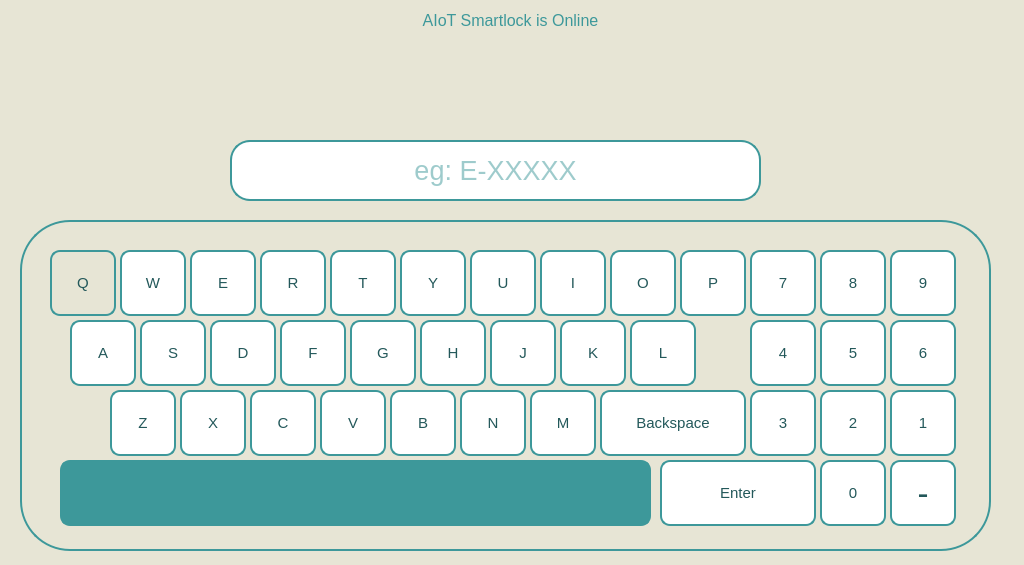
<?xml version="1.0" encoding="UTF-8"?>
<ui version="4.0">
 <class>Tokenfield</class>
 <widget class="QFrame" name="Tokenfield">
  <property name="geometry">
   <rect>
    <x>0</x>
    <y>0</y>
    <width>1024</width>
    <height>565</height>
   </rect>
  </property>
  <property name="font">
   <font>
    <family>Segoe UI</family>
    <pointsize>36</pointsize>
   </font>
  </property>
  <property name="focusPolicy">
   <enum>Qt::StrongFocus</enum>
  </property>
  <property name="windowTitle">
   <string>Frame</string>
  </property>
  <property name="windowIcon">
   <iconset>
    <normaloff>:/background/Images/logo192x192.png</normaloff>:/background/Images/logo192x192.png</iconset>
  </property>
  <property name="styleSheet">
   <string notr="true">background-color: rgb(231, 229, 213);
background-image: url(:/images/background.jpg);
background-position: center;
</string>
  </property>
  <widget class="QLineEdit" name="TokenID">
   <property name="geometry">
    <rect>
     <x>230</x>
     <y>140</y>
     <width>531</width>
     <height>61</height>
    </rect>
   </property>
   <property name="font">
    <font>
     <family>Segoe UI</family>
     <pointsize>20</pointsize>
    </font>
   </property>
   <property name="styleSheet">
    <string notr="true">background: transparents;
color: #3D989A;
background-color: rgb(255, 255, 255);
border: 2px solid #3D989A;
border-radius: 20px;</string>
   </property>
   <property name="text">
    <string/>
   </property>
   <property name="alignment">
    <set>Qt::AlignCenter</set>
   </property>
   <property name="placeholderText">
    <string>eg: E-XXXXX</string>
   </property>
  </widget>
  <widget class="QWidget" name="KeyboardContainer_2" native="true">
   <property name="geometry">
    <rect>
     <x>20</x>
     <y>220</y>
     <width>971</width>
     <height>331</height>
    </rect>
   </property>
   <property name="styleSheet">
    <string notr="true">border: 2px solid rgb(61, 152, 154) ;
border-radius: 50px;</string>
   </property>
   <widget class="QPushButton" name="Q">
    <property name="geometry">
     <rect>
      <x>30</x>
      <y>30</y>
      <width>66</width>
      <height>66</height>
     </rect>
    </property>
    <property name="font">
     <font>
      <family>Segoe UI</family>
      <pointsize>11</pointsize>
     </font>
    </property>
    <property name="cursor">
     <cursorShape>PointingHandCursor</cursorShape>
    </property>
    <property name="styleSheet">
     <string notr="true">QPushButton {
	background: transparent;
    border-radius: 10px;
    color: #23585A;
    border: 2px solid rgb(61, 152, 154);
}

QPushButton:hover {
    background-color: rgb(61, 152, 154);
}</string>
    </property>
    <property name="text">
     <string>Q</string>
    </property>
   </widget>
   <widget class="QPushButton" name="W">
    <property name="geometry">
     <rect>
      <x>100</x>
      <y>30</y>
      <width>66</width>
      <height>66</height>
     </rect>
    </property>
    <property name="font">
     <font>
      <family>Segoe UI</family>
      <pointsize>11</pointsize>
     </font>
    </property>
    <property name="cursor">
     <cursorShape>PointingHandCursor</cursorShape>
    </property>
    <property name="styleSheet">
     <string notr="true">QPushButton {
	background: transparent;
    border-radius: 10px;
    color: #23585A;
    border: 2px solid rgb(61, 152, 154);
	background-color: white;
}

QPushButton:hover {
    background-color: rgb(61, 152, 154);
}</string>
    </property>
    <property name="text">
     <string>W</string>
    </property>
   </widget>
   <widget class="QPushButton" name="E">
    <property name="geometry">
     <rect>
      <x>170</x>
      <y>30</y>
      <width>66</width>
      <height>66</height>
     </rect>
    </property>
    <property name="font">
     <font>
      <family>Segoe UI</family>
      <pointsize>11</pointsize>
     </font>
    </property>
    <property name="cursor">
     <cursorShape>PointingHandCursor</cursorShape>
    </property>
    <property name="styleSheet">
     <string notr="true">QPushButton {
	background: transparent;
    border-radius: 10px;
    color: #23585A;
    border: 2px solid rgb(61, 152, 154);
	background-color: white;
}

QPushButton:hover {
    background-color: rgb(61, 152, 154);
}</string>
    </property>
    <property name="text">
     <string>E</string>
    </property>
   </widget>
   <widget class="QPushButton" name="R">
    <property name="geometry">
     <rect>
      <x>240</x>
      <y>30</y>
      <width>66</width>
      <height>66</height>
     </rect>
    </property>
    <property name="font">
     <font>
      <family>Segoe UI</family>
      <pointsize>11</pointsize>
     </font>
    </property>
    <property name="cursor">
     <cursorShape>PointingHandCursor</cursorShape>
    </property>
    <property name="styleSheet">
     <string notr="true">QPushButton {
	background: transparent;
    border-radius: 10px;
    color: #23585A;
    border: 2px solid rgb(61, 152, 154);
	background-color: white;
}

QPushButton:hover {
    background-color: rgb(61, 152, 154);
}</string>
    </property>
    <property name="text">
     <string>R</string>
    </property>
   </widget>
   <widget class="QPushButton" name="T">
    <property name="geometry">
     <rect>
      <x>310</x>
      <y>30</y>
      <width>66</width>
      <height>66</height>
     </rect>
    </property>
    <property name="font">
     <font>
      <family>Segoe UI</family>
      <pointsize>11</pointsize>
     </font>
    </property>
    <property name="cursor">
     <cursorShape>PointingHandCursor</cursorShape>
    </property>
    <property name="styleSheet">
     <string notr="true">QPushButton {
	background: transparent;
    border-radius: 10px;
    color: #23585A;
    border: 2px solid rgb(61, 152, 154);
	background-color: white;
}

QPushButton:hover {
    background-color: rgb(61, 152, 154);
}</string>
    </property>
    <property name="text">
     <string>T</string>
    </property>
   </widget>
   <widget class="QPushButton" name="Y">
    <property name="geometry">
     <rect>
      <x>380</x>
      <y>30</y>
      <width>66</width>
      <height>66</height>
     </rect>
    </property>
    <property name="font">
     <font>
      <family>Segoe UI</family>
      <pointsize>11</pointsize>
     </font>
    </property>
    <property name="cursor">
     <cursorShape>PointingHandCursor</cursorShape>
    </property>
    <property name="styleSheet">
     <string notr="true">QPushButton {
	background: transparent;
    border-radius: 10px;
    color: #23585A;
    border: 2px solid rgb(61, 152, 154);
	background-color: white;
}

QPushButton:hover {
    background-color: rgb(61, 152, 154);
}</string>
    </property>
    <property name="text">
     <string>Y</string>
    </property>
   </widget>
   <widget class="QPushButton" name="U">
    <property name="geometry">
     <rect>
      <x>450</x>
      <y>30</y>
      <width>66</width>
      <height>66</height>
     </rect>
    </property>
    <property name="font">
     <font>
      <family>Segoe UI</family>
      <pointsize>11</pointsize>
     </font>
    </property>
    <property name="cursor">
     <cursorShape>PointingHandCursor</cursorShape>
    </property>
    <property name="styleSheet">
     <string notr="true">QPushButton {
	background: transparent;
    border-radius: 10px;
    color: #23585A;
    border: 2px solid rgb(61, 152, 154);
	background-color: white;
}

QPushButton:hover {
    background-color: rgb(61, 152, 154);
}</string>
    </property>
    <property name="text">
     <string>U</string>
    </property>
   </widget>
   <widget class="QPushButton" name="I">
    <property name="geometry">
     <rect>
      <x>520</x>
      <y>30</y>
      <width>66</width>
      <height>66</height>
     </rect>
    </property>
    <property name="font">
     <font>
      <family>Segoe UI</family>
      <pointsize>11</pointsize>
     </font>
    </property>
    <property name="cursor">
     <cursorShape>PointingHandCursor</cursorShape>
    </property>
    <property name="styleSheet">
     <string notr="true">QPushButton {
	background: transparent;
    border-radius: 10px;
    color: #23585A;
    border: 2px solid rgb(61, 152, 154);
	background-color: white;
}

QPushButton:hover {
    background-color: rgb(61, 152, 154);
}</string>
    </property>
    <property name="text">
     <string>I</string>
    </property>
   </widget>
   <widget class="QPushButton" name="O">
    <property name="geometry">
     <rect>
      <x>590</x>
      <y>30</y>
      <width>66</width>
      <height>66</height>
     </rect>
    </property>
    <property name="font">
     <font>
      <family>Segoe UI</family>
      <pointsize>11</pointsize>
     </font>
    </property>
    <property name="cursor">
     <cursorShape>PointingHandCursor</cursorShape>
    </property>
    <property name="styleSheet">
     <string notr="true">QPushButton {
	background: transparent;
    border-radius: 10px;
    color: #23585A;
    border: 2px solid rgb(61, 152, 154);
	background-color: white;
}

QPushButton:hover {
    background-color: rgb(61, 152, 154);
}</string>
    </property>
    <property name="text">
     <string>O</string>
    </property>
   </widget>
   <widget class="QPushButton" name="P">
    <property name="geometry">
     <rect>
      <x>660</x>
      <y>30</y>
      <width>66</width>
      <height>66</height>
     </rect>
    </property>
    <property name="font">
     <font>
      <family>Segoe UI</family>
      <pointsize>11</pointsize>
     </font>
    </property>
    <property name="cursor">
     <cursorShape>PointingHandCursor</cursorShape>
    </property>
    <property name="styleSheet">
     <string notr="true">QPushButton {
	background: transparent;
    border-radius: 10px;
    color: #23585A;
    border: 2px solid rgb(61, 152, 154);
	background-color: white;
}

QPushButton:hover {
    background-color: rgb(61, 152, 154);
}</string>
    </property>
    <property name="text">
     <string>P</string>
    </property>
   </widget>
   <widget class="QPushButton" name="zero">
    <property name="geometry">
     <rect>
      <x>800</x>
      <y>240</y>
      <width>66</width>
      <height>66</height>
     </rect>
    </property>
    <property name="font">
     <font>
      <family>Segoe UI</family>
      <pointsize>11</pointsize>
     </font>
    </property>
    <property name="cursor">
     <cursorShape>PointingHandCursor</cursorShape>
    </property>
    <property name="styleSheet">
     <string notr="true">QPushButton {
	background: transparent;
    border-radius: 10px;
    color: #23585A;
    border: 2px solid rgb(61, 152, 154);
	background-color: white;
}

QPushButton:hover {
    background-color: rgb(61, 152, 154);
}</string>
    </property>
    <property name="text">
     <string>0</string>
    </property>
   </widget>
   <widget class="QPushButton" name="one">
    <property name="geometry">
     <rect>
      <x>870</x>
      <y>170</y>
      <width>66</width>
      <height>66</height>
     </rect>
    </property>
    <property name="font">
     <font>
      <family>Segoe UI</family>
      <pointsize>11</pointsize>
     </font>
    </property>
    <property name="cursor">
     <cursorShape>PointingHandCursor</cursorShape>
    </property>
    <property name="styleSheet">
     <string notr="true">QPushButton {
	background: transparent;
    border-radius: 10px;
    color: #23585A;
    border: 2px solid rgb(61, 152, 154);
	background-color: white;
}

QPushButton:hover {
    background-color: rgb(61, 152, 154);
}</string>
    </property>
    <property name="text">
     <string>1</string>
    </property>
   </widget>
   <widget class="QPushButton" name="six">
    <property name="geometry">
     <rect>
      <x>870</x>
      <y>100</y>
      <width>66</width>
      <height>66</height>
     </rect>
    </property>
    <property name="font">
     <font>
      <family>Segoe UI</family>
      <pointsize>11</pointsize>
     </font>
    </property>
    <property name="cursor">
     <cursorShape>PointingHandCursor</cursorShape>
    </property>
    <property name="styleSheet">
     <string notr="true">QPushButton {
	background: transparent;
    border-radius: 10px;
    color: #23585A;
    border: 2px solid rgb(61, 152, 154);
	background-color: white;
}

QPushButton:hover {
    background-color: rgb(61, 152, 154);
}</string>
    </property>
    <property name="text">
     <string>6</string>
    </property>
   </widget>
   <widget class="QPushButton" name="three">
    <property name="geometry">
     <rect>
      <x>730</x>
      <y>170</y>
      <width>66</width>
      <height>66</height>
     </rect>
    </property>
    <property name="font">
     <font>
      <family>Segoe UI</family>
      <pointsize>11</pointsize>
     </font>
    </property>
    <property name="cursor">
     <cursorShape>PointingHandCursor</cursorShape>
    </property>
    <property name="styleSheet">
     <string notr="true">QPushButton {
	background: transparent;
    border-radius: 10px;
    color: #23585A;
    border: 2px solid rgb(61, 152, 154);
	background-color: white;
}

QPushButton:hover {
    background-color: rgb(61, 152, 154);
}</string>
    </property>
    <property name="text">
     <string>3</string>
    </property>
   </widget>
   <widget class="QPushButton" name="four">
    <property name="geometry">
     <rect>
      <x>730</x>
      <y>100</y>
      <width>66</width>
      <height>66</height>
     </rect>
    </property>
    <property name="font">
     <font>
      <family>Segoe UI</family>
      <pointsize>11</pointsize>
     </font>
    </property>
    <property name="cursor">
     <cursorShape>PointingHandCursor</cursorShape>
    </property>
    <property name="styleSheet">
     <string notr="true">QPushButton {
	background: transparent;
    border-radius: 10px;
    color: #23585A;
    border: 2px solid rgb(61, 152, 154);
	background-color: white;
}

QPushButton:hover {
    background-color: rgb(61, 152, 154);
}</string>
    </property>
    <property name="text">
     <string>4</string>
    </property>
   </widget>
   <widget class="QPushButton" name="nine">
    <property name="geometry">
     <rect>
      <x>870</x>
      <y>30</y>
      <width>66</width>
      <height>66</height>
     </rect>
    </property>
    <property name="font">
     <font>
      <family>Segoe UI</family>
      <pointsize>11</pointsize>
     </font>
    </property>
    <property name="cursor">
     <cursorShape>PointingHandCursor</cursorShape>
    </property>
    <property name="styleSheet">
     <string notr="true">QPushButton {
	background: transparent;
    border-radius: 10px;
    color: #23585A;
    border: 2px solid rgb(61, 152, 154);
	background-color: white;
}

QPushButton:hover {
    background-color: rgb(61, 152, 154);
}</string>
    </property>
    <property name="text">
     <string>9</string>
    </property>
   </widget>
   <widget class="QPushButton" name="five">
    <property name="geometry">
     <rect>
      <x>800</x>
      <y>100</y>
      <width>66</width>
      <height>66</height>
     </rect>
    </property>
    <property name="font">
     <font>
      <family>Segoe UI</family>
      <pointsize>11</pointsize>
     </font>
    </property>
    <property name="cursor">
     <cursorShape>PointingHandCursor</cursorShape>
    </property>
    <property name="styleSheet">
     <string notr="true">QPushButton {
	background: transparent;
    border-radius: 10px;
    color: #23585A;
    border: 2px solid rgb(61, 152, 154);
	background-color: white;
}

QPushButton:hover {
    background-color: rgb(61, 152, 154);
}</string>
    </property>
    <property name="text">
     <string>5</string>
    </property>
   </widget>
   <widget class="QPushButton" name="eight">
    <property name="geometry">
     <rect>
      <x>800</x>
      <y>30</y>
      <width>66</width>
      <height>66</height>
     </rect>
    </property>
    <property name="font">
     <font>
      <family>Segoe UI</family>
      <pointsize>11</pointsize>
     </font>
    </property>
    <property name="cursor">
     <cursorShape>PointingHandCursor</cursorShape>
    </property>
    <property name="styleSheet">
     <string notr="true">QPushButton {
	background: transparent;
    border-radius: 10px;
    color: #23585A;
    border: 2px solid rgb(61, 152, 154);
	background-color: white;
}

QPushButton:hover {
    background-color: rgb(61, 152, 154);
}</string>
    </property>
    <property name="text">
     <string>8</string>
    </property>
   </widget>
   <widget class="QPushButton" name="two">
    <property name="geometry">
     <rect>
      <x>800</x>
      <y>170</y>
      <width>66</width>
      <height>66</height>
     </rect>
    </property>
    <property name="font">
     <font>
      <family>Segoe UI</family>
      <pointsize>11</pointsize>
     </font>
    </property>
    <property name="cursor">
     <cursorShape>PointingHandCursor</cursorShape>
    </property>
    <property name="styleSheet">
     <string notr="true">QPushButton {
	background: transparent;
    border-radius: 10px;
    color: #23585A;
    border: 2px solid rgb(61, 152, 154);
	background-color: white;
}

QPushButton:hover {
    background-color: rgb(61, 152, 154);
}</string>
    </property>
    <property name="text">
     <string>2</string>
    </property>
   </widget>
   <widget class="QPushButton" name="seven">
    <property name="geometry">
     <rect>
      <x>730</x>
      <y>30</y>
      <width>66</width>
      <height>66</height>
     </rect>
    </property>
    <property name="font">
     <font>
      <family>Segoe UI</family>
      <pointsize>11</pointsize>
     </font>
    </property>
    <property name="cursor">
     <cursorShape>PointingHandCursor</cursorShape>
    </property>
    <property name="styleSheet">
     <string notr="true">QPushButton {
	background: transparent;
    border-radius: 10px;
    color: #23585A;
    border: 2px solid rgb(61, 152, 154);
	background-color: white;
}

QPushButton:hover {
    background-color: rgb(61, 152, 154);
}</string>
    </property>
    <property name="text">
     <string>7</string>
    </property>
   </widget>
   <widget class="QPushButton" name="A">
    <property name="geometry">
     <rect>
      <x>50</x>
      <y>100</y>
      <width>66</width>
      <height>66</height>
     </rect>
    </property>
    <property name="font">
     <font>
      <family>Segoe UI</family>
      <pointsize>11</pointsize>
     </font>
    </property>
    <property name="cursor">
     <cursorShape>PointingHandCursor</cursorShape>
    </property>
    <property name="styleSheet">
     <string notr="true">QPushButton {
	background: transparent;
    border-radius: 10px;
    color: #23585A;
    border: 2px solid rgb(61, 152, 154);
	background-color: white;
}

QPushButton:hover {
    background-color: rgb(61, 152, 154);
}</string>
    </property>
    <property name="text">
     <string>A</string>
    </property>
   </widget>
   <widget class="QPushButton" name="H">
    <property name="geometry">
     <rect>
      <x>400</x>
      <y>100</y>
      <width>66</width>
      <height>66</height>
     </rect>
    </property>
    <property name="font">
     <font>
      <family>Segoe UI</family>
      <pointsize>11</pointsize>
     </font>
    </property>
    <property name="cursor">
     <cursorShape>PointingHandCursor</cursorShape>
    </property>
    <property name="styleSheet">
     <string notr="true">QPushButton {
	background: transparent;
    border-radius: 10px;
    color: #23585A;
    border: 2px solid rgb(61, 152, 154);
	background-color: white;
}

QPushButton:hover {
    background-color: rgb(61, 152, 154);
}</string>
    </property>
    <property name="text">
     <string>H</string>
    </property>
   </widget>
   <widget class="QPushButton" name="D">
    <property name="geometry">
     <rect>
      <x>190</x>
      <y>100</y>
      <width>66</width>
      <height>66</height>
     </rect>
    </property>
    <property name="font">
     <font>
      <family>Segoe UI</family>
      <pointsize>11</pointsize>
     </font>
    </property>
    <property name="cursor">
     <cursorShape>PointingHandCursor</cursorShape>
    </property>
    <property name="styleSheet">
     <string notr="true">QPushButton {
	background: transparent;
    border-radius: 10px;
    color: #23585A;
    border: 2px solid rgb(61, 152, 154);
	background-color: white;
}

QPushButton:hover {
    background-color: rgb(61, 152, 154);
}</string>
    </property>
    <property name="text">
     <string>D</string>
    </property>
   </widget>
   <widget class="QPushButton" name="F">
    <property name="geometry">
     <rect>
      <x>260</x>
      <y>100</y>
      <width>66</width>
      <height>66</height>
     </rect>
    </property>
    <property name="font">
     <font>
      <family>Segoe UI</family>
      <pointsize>11</pointsize>
     </font>
    </property>
    <property name="cursor">
     <cursorShape>PointingHandCursor</cursorShape>
    </property>
    <property name="styleSheet">
     <string notr="true">QPushButton {
	background: transparent;
    border-radius: 10px;
    color: #23585A;
    border: 2px solid rgb(61, 152, 154);
	background-color: white;
}

QPushButton:hover {
    background-color: rgb(61, 152, 154);
}</string>
    </property>
    <property name="text">
     <string>F</string>
    </property>
   </widget>
   <widget class="QPushButton" name="L">
    <property name="geometry">
     <rect>
      <x>610</x>
      <y>100</y>
      <width>66</width>
      <height>66</height>
     </rect>
    </property>
    <property name="font">
     <font>
      <family>Segoe UI</family>
      <pointsize>11</pointsize>
     </font>
    </property>
    <property name="cursor">
     <cursorShape>PointingHandCursor</cursorShape>
    </property>
    <property name="styleSheet">
     <string notr="true">QPushButton {
	background: transparent;
    border-radius: 10px;
    color: #23585A;
    border: 2px solid rgb(61, 152, 154);
	background-color: white;
}

QPushButton:hover {
    background-color: rgb(61, 152, 154);
}</string>
    </property>
    <property name="text">
     <string>L</string>
    </property>
   </widget>
   <widget class="QPushButton" name="G">
    <property name="geometry">
     <rect>
      <x>330</x>
      <y>100</y>
      <width>66</width>
      <height>66</height>
     </rect>
    </property>
    <property name="font">
     <font>
      <family>Segoe UI</family>
      <pointsize>11</pointsize>
     </font>
    </property>
    <property name="cursor">
     <cursorShape>PointingHandCursor</cursorShape>
    </property>
    <property name="styleSheet">
     <string notr="true">QPushButton {
	background: transparent;
    border-radius: 10px;
    color: #23585A;
    border: 2px solid rgb(61, 152, 154);
	background-color: white;
}

QPushButton:hover {
    background-color: rgb(61, 152, 154);
}</string>
    </property>
    <property name="text">
     <string>G</string>
    </property>
   </widget>
   <widget class="QPushButton" name="K">
    <property name="geometry">
     <rect>
      <x>540</x>
      <y>100</y>
      <width>66</width>
      <height>66</height>
     </rect>
    </property>
    <property name="font">
     <font>
      <family>Segoe UI</family>
      <pointsize>11</pointsize>
     </font>
    </property>
    <property name="cursor">
     <cursorShape>PointingHandCursor</cursorShape>
    </property>
    <property name="styleSheet">
     <string notr="true">QPushButton {
	background: transparent;
    border-radius: 10px;
    color: #23585A;
    border: 2px solid rgb(61, 152, 154);
	background-color: white;
}

QPushButton:hover {
    background-color: rgb(61, 152, 154);
}</string>
    </property>
    <property name="text">
     <string>K</string>
    </property>
   </widget>
   <widget class="QPushButton" name="S">
    <property name="geometry">
     <rect>
      <x>120</x>
      <y>100</y>
      <width>66</width>
      <height>66</height>
     </rect>
    </property>
    <property name="font">
     <font>
      <family>Segoe UI</family>
      <pointsize>11</pointsize>
     </font>
    </property>
    <property name="cursor">
     <cursorShape>PointingHandCursor</cursorShape>
    </property>
    <property name="styleSheet">
     <string notr="true">QPushButton {
	background: transparent;
    border-radius: 10px;
    color: #23585A;
    border: 2px solid rgb(61, 152, 154);
	background-color: white;
}

QPushButton:hover {
    background-color: rgb(61, 152, 154);
}</string>
    </property>
    <property name="text">
     <string>S</string>
    </property>
   </widget>
   <widget class="QPushButton" name="J">
    <property name="geometry">
     <rect>
      <x>470</x>
      <y>100</y>
      <width>66</width>
      <height>66</height>
     </rect>
    </property>
    <property name="font">
     <font>
      <family>Segoe UI</family>
      <pointsize>11</pointsize>
     </font>
    </property>
    <property name="cursor">
     <cursorShape>PointingHandCursor</cursorShape>
    </property>
    <property name="styleSheet">
     <string notr="true">QPushButton {
	background: transparent;
    border-radius: 10px;
    color: #23585A;
    border: 2px solid rgb(61, 152, 154);
	background-color: white;
}

QPushButton:hover {
    background-color: rgb(61, 152, 154);
}</string>
    </property>
    <property name="text">
     <string>J</string>
    </property>
   </widget>
   <widget class="QPushButton" name="B">
    <property name="geometry">
     <rect>
      <x>370</x>
      <y>170</y>
      <width>66</width>
      <height>66</height>
     </rect>
    </property>
    <property name="font">
     <font>
      <family>Segoe UI</family>
      <pointsize>11</pointsize>
     </font>
    </property>
    <property name="cursor">
     <cursorShape>PointingHandCursor</cursorShape>
    </property>
    <property name="styleSheet">
     <string notr="true">QPushButton {
	background: transparent;
    border-radius: 10px;
    color: #23585A;
    border: 2px solid rgb(61, 152, 154);
	background-color: white;
}

QPushButton:hover {
    background-color: rgb(61, 152, 154);
}</string>
    </property>
    <property name="text">
     <string>B</string>
    </property>
   </widget>
   <widget class="QPushButton" name="V">
    <property name="geometry">
     <rect>
      <x>300</x>
      <y>170</y>
      <width>66</width>
      <height>66</height>
     </rect>
    </property>
    <property name="font">
     <font>
      <family>Segoe UI</family>
      <pointsize>11</pointsize>
     </font>
    </property>
    <property name="cursor">
     <cursorShape>PointingHandCursor</cursorShape>
    </property>
    <property name="styleSheet">
     <string notr="true">QPushButton {
	background: transparent;
    border-radius: 10px;
    color: #23585A;
    border: 2px solid rgb(61, 152, 154);
	background-color: white;
}

QPushButton:hover {
    background-color: rgb(61, 152, 154);
}</string>
    </property>
    <property name="text">
     <string>V</string>
    </property>
   </widget>
   <widget class="QPushButton" name="M">
    <property name="geometry">
     <rect>
      <x>510</x>
      <y>170</y>
      <width>66</width>
      <height>66</height>
     </rect>
    </property>
    <property name="font">
     <font>
      <family>Segoe UI</family>
      <pointsize>11</pointsize>
     </font>
    </property>
    <property name="cursor">
     <cursorShape>PointingHandCursor</cursorShape>
    </property>
    <property name="styleSheet">
     <string notr="true">QPushButton {
	background: transparent;
    border-radius: 10px;
    color: #23585A;
    border: 2px solid rgb(61, 152, 154);
	background-color: white;
}

QPushButton:hover {
    background-color: rgb(61, 152, 154);
}</string>
    </property>
    <property name="text">
     <string>M</string>
    </property>
   </widget>
   <widget class="QPushButton" name="C">
    <property name="geometry">
     <rect>
      <x>230</x>
      <y>170</y>
      <width>66</width>
      <height>66</height>
     </rect>
    </property>
    <property name="font">
     <font>
      <family>Segoe UI</family>
      <pointsize>11</pointsize>
     </font>
    </property>
    <property name="cursor">
     <cursorShape>PointingHandCursor</cursorShape>
    </property>
    <property name="styleSheet">
     <string notr="true">QPushButton {
	background: transparent;
    border-radius: 10px;
    color: #23585A;
    border: 2px solid rgb(61, 152, 154);
	background-color: white;
}

QPushButton:hover {
    background-color: rgb(61, 152, 154);
}</string>
    </property>
    <property name="text">
     <string>C</string>
    </property>
   </widget>
   <widget class="QPushButton" name="Z">
    <property name="geometry">
     <rect>
      <x>90</x>
      <y>170</y>
      <width>66</width>
      <height>66</height>
     </rect>
    </property>
    <property name="font">
     <font>
      <family>Segoe UI</family>
      <pointsize>11</pointsize>
     </font>
    </property>
    <property name="cursor">
     <cursorShape>PointingHandCursor</cursorShape>
    </property>
    <property name="styleSheet">
     <string notr="true">QPushButton {
	background: transparent;
    border-radius: 10px;
    color: #23585A;
    border: 2px solid rgb(61, 152, 154);
	background-color: white;
}

QPushButton:hover {
    background-color: rgb(61, 152, 154);
}</string>
    </property>
    <property name="text">
     <string>Z</string>
    </property>
   </widget>
   <widget class="QPushButton" name="X">
    <property name="geometry">
     <rect>
      <x>160</x>
      <y>170</y>
      <width>66</width>
      <height>66</height>
     </rect>
    </property>
    <property name="font">
     <font>
      <family>Segoe UI</family>
      <pointsize>11</pointsize>
     </font>
    </property>
    <property name="cursor">
     <cursorShape>PointingHandCursor</cursorShape>
    </property>
    <property name="styleSheet">
     <string notr="true">QPushButton {
	background: transparent;
    border-radius: 10px;
    color: #23585A;
    border: 2px solid rgb(61, 152, 154);
	background-color: white;
}

QPushButton:hover {
    background-color: rgb(61, 152, 154);
}</string>
    </property>
    <property name="text">
     <string>X</string>
    </property>
   </widget>
   <widget class="QPushButton" name="N">
    <property name="geometry">
     <rect>
      <x>440</x>
      <y>170</y>
      <width>66</width>
      <height>66</height>
     </rect>
    </property>
    <property name="font">
     <font>
      <family>Segoe UI</family>
      <pointsize>11</pointsize>
     </font>
    </property>
    <property name="cursor">
     <cursorShape>PointingHandCursor</cursorShape>
    </property>
    <property name="styleSheet">
     <string notr="true">QPushButton {
	background: transparent;
    border-radius: 10px;
    color: #23585A;
    border: 2px solid rgb(61, 152, 154);
	background-color: white;
}

QPushButton:hover {
    background-color: rgb(61, 152, 154);
}</string>
    </property>
    <property name="text">
     <string>N</string>
    </property>
   </widget>
   <widget class="QPushButton" name="pushButton_76">
    <property name="geometry">
     <rect>
      <x>640</x>
      <y>240</y>
      <width>156</width>
      <height>66</height>
     </rect>
    </property>
    <property name="font">
     <font>
      <family>Segoe UI</family>
      <pointsize>11</pointsize>
     </font>
    </property>
    <property name="cursor">
     <cursorShape>PointingHandCursor</cursorShape>
    </property>
    <property name="styleSheet">
     <string notr="true">QPushButton {
	background: transparent;
    border-radius: 10px;
    color: #23585A;
    border: 2px solid rgb(61, 152, 154);
	background-color: white;
}

QPushButton:hover {
    background-color: rgb(61, 152, 154);
}</string>
    </property>
    <property name="text">
     <string>Enter</string>
    </property>
   </widget>
   <widget class="QPushButton" name="pushButton_77">
    <property name="geometry">
     <rect>
      <x>580</x>
      <y>170</y>
      <width>146</width>
      <height>66</height>
     </rect>
    </property>
    <property name="font">
     <font>
      <family>Segoe UI</family>
      <pointsize>11</pointsize>
     </font>
    </property>
    <property name="cursor">
     <cursorShape>PointingHandCursor</cursorShape>
    </property>
    <property name="styleSheet">
     <string notr="true">QPushButton {
	background: transparent;
    border-radius: 10px;
    color: #23585A;
    border: 2px solid rgb(61, 152, 154);
	background-color: white;
}

QPushButton:hover {
    background-color: rgb(61, 152, 154);
}</string>
    </property>
    <property name="text">
     <string>Backspace</string>
    </property>
   </widget>
   <widget class="QPushButton" name="pushButton_78">
    <property name="geometry">
     <rect>
      <x>40</x>
      <y>240</y>
      <width>591</width>
      <height>66</height>
     </rect>
    </property>
    <property name="font">
     <font>
      <family>Segoe UI</family>
      <pointsize>11</pointsize>
     </font>
    </property>
    <property name="styleSheet">
     <string notr="true">QPushButton {
	background: transparent;
    border-radius: 10px;
    color: #23585A;
    border: 2px solid rgb(61, 152, 154);
    background-color: rgb(61, 152, 154);
}

QPushButton:hover {

	background-color: white;
}</string>
    </property>
    <property name="text">
     <string/>
    </property>
   </widget>
   <widget class="QPushButton" name="negative">
    <property name="geometry">
     <rect>
      <x>870</x>
      <y>240</y>
      <width>66</width>
      <height>66</height>
     </rect>
    </property>
    <property name="font">
     <font>
      <family>Segoe UI</family>
      <pointsize>25</pointsize>
     </font>
    </property>
    <property name="cursor">
     <cursorShape>PointingHandCursor</cursorShape>
    </property>
    <property name="styleSheet">
     <string notr="true">QPushButton {
	background: transparent;
    border-radius: 10px;
    color: #23585A;
    border: 2px solid rgb(61, 152, 154);
	background-color: white;
}

QPushButton:hover {
    background-color: rgb(61, 152, 154);
}</string>
    </property>
    <property name="text">
     <string>-</string>
    </property>
   </widget>
  </widget>
  <widget class="QLabel" name="greetings">
   <property name="geometry">
    <rect>
     <x>0</x>
     <y>0</y>
     <width>1021</width>
     <height>41</height>
    </rect>
   </property>
   <property name="font">
    <font>
     <family>Segoe UI</family>
     <pointsize>12</pointsize>
     <weight>50</weight>
     <bold>false</bold>
    </font>
   </property>
   <property name="styleSheet">
    <string notr="true">color: #3D989A</string>
   </property>
   <property name="text">
    <string>AIoT Smartlock is Online</string>
   </property>
   <property name="alignment">
    <set>Qt::AlignCenter</set>
   </property>
   <property name="margin">
    <number>0</number>
   </property>
  </widget>
 </widget>
 <resources>
  <include location="background.qrc"/>
 </resources>
 <connections/>
</ui>
